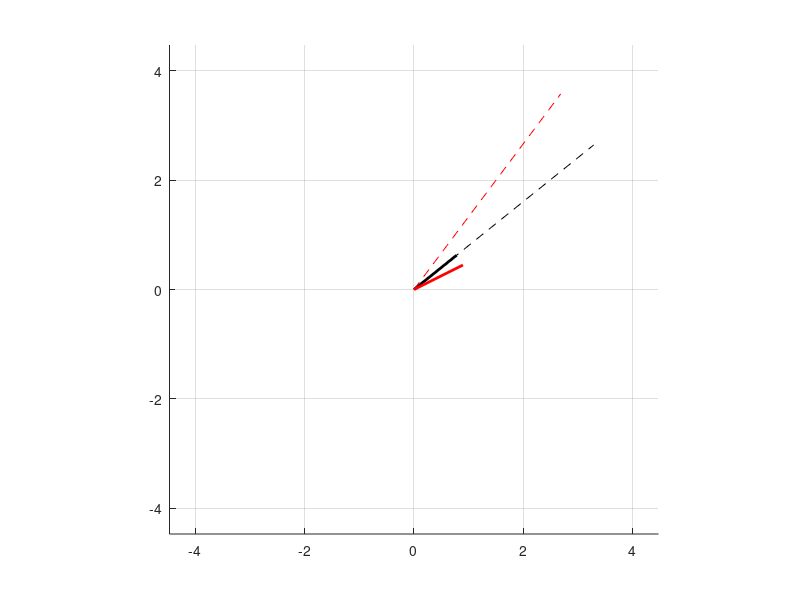

Here is the MATLAB script that generated this plot:
%Eigen Values and Eigen vectors
A=[1 4; 5 -2];
eig(A)
[eigvecs,eigvals]=eig(A);

notevec=[2 1];
notevec= notevec/norm(notevec);
% Eigen vectors are unit vectors
v=A*eigvecs(:,1);
w=A*notevec';

figure(6),clf, hold on

% plot the vectors and vector times the matrix
plot([0 eigvecs(1,1)],[0 eigvecs(2,1)],'k','linew',2)
plot([0 v(1)],[0 v(2)],'k--')

plot([0 notevec(1)],[0 notevec(2)],'r','linew',2)
plot([0 w(1)],[0 w(2)],'r--')


%set axis properties
axlim = max([norm(v) norm(w)]);
set(gca,'xlim',[-1 1]*axlim,'ylim',[-1 1]*axlim)
grid on
axis square
